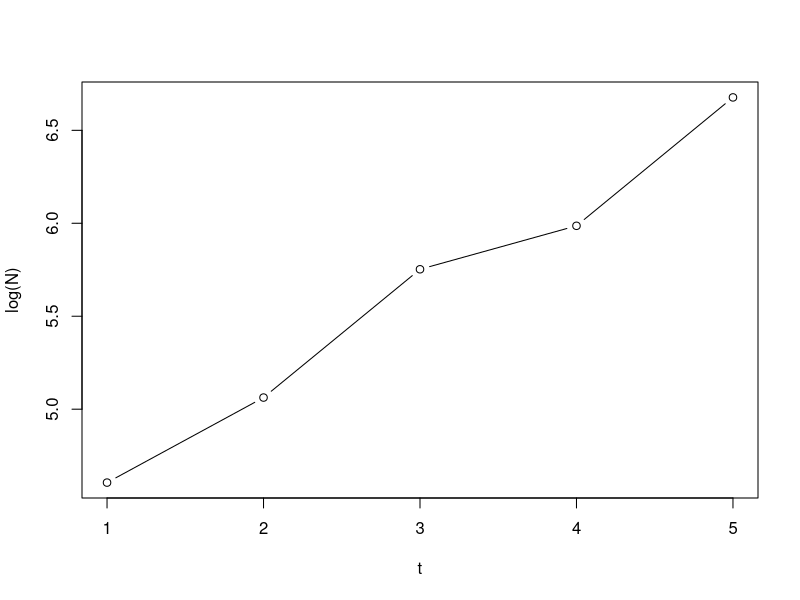
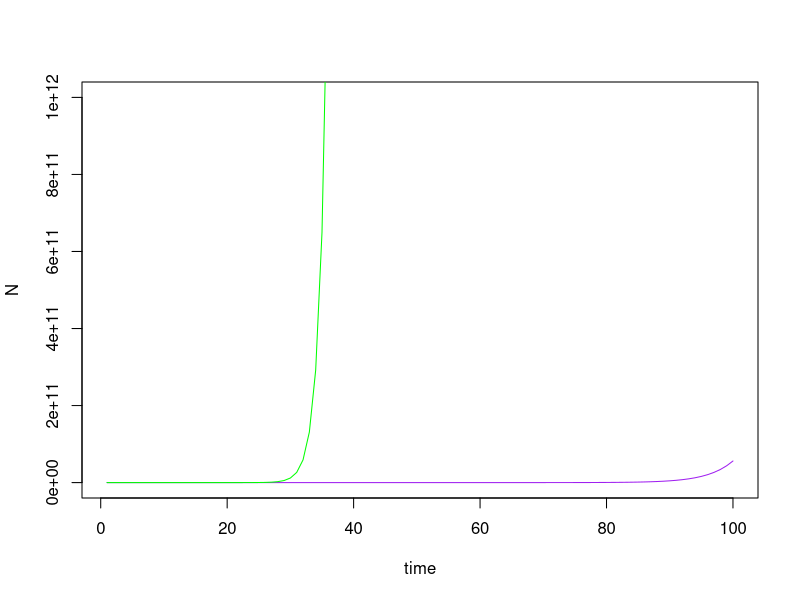

Write the R code that produced these figures, in order.
#hw1 overview
#problem 6


t<-1:5
#or
t <- c(1, 2, 3, 4, 5)
#or
t <- seq (1, 5)

t

N <- c(100, 158, 315, 398, 794)

#evaluate log ofN

log.N <- log (N)
log.N 

# 'b' is for both, adds points and lines.
plot (log(N) ~ t, type = 'b')

?lm

#use linear models to estimate slope for relationship between logN and t
lm (log.N ~ t)

#using dollar sign allows you to call back a particular vector

#so example
lm (log.N ~ t)$coefficients

#shows in cosole:
#> lm (log.N ~ t)$coefficients
#(Intercept)           t 
#    4.0964696   0.5067684 







# question 7


#first: simulate your model ( 100 time steps, r=0.25 nO = 1, and pick two more r values)

exp.growth <- function (t, y, p) {
  N <- y[1]
  with(as.list(p), {
    dN.dt <- r * N
    return(list(dN.dt))
  })
}

#assign values for functions
# p is parametrs (only 1 which is r) y0 is y intercept (pop starting point) t is time
p <- ('r' = 0.25)
y0 <- c('N' = 1)
t <- 1:100

library (deSolve)

#simulate the model
#name simualtions sim, then use funciton ode
#ode needs y(n1) times, parameters


#lsoda is for numerical integration problems

sim <- ode (y = y0, times = t, func = exp.growth, parms = p, method = 'lsoda')

#store results into a data frame

sim <- as.data.frame(sim)

#if you want to call your values: sim$time

sim$time

#create a second sim for a second value of r

p.2 <- c('r' = 0.8)

sim.2 <- ode (y = y0, times = t, func = exp.growth, parms = p.2, method = 'lsoda')

sim.2 <- as.data.frame (sim.2)

#lets plot these on the same figure!!!!!!! (y~x, data)

plot (N ~ time, data = sim, type = 'l', col = 'purple', ylim = c(1, 1e12))

#ylim command lets you set the range of your y axis, and is a vector
#to plot multilple pieces of data!!!!!!!  points doesn't make a new plot,
# it just adda more

points (N ~ time, data = sim.2, type = 'l', col = 'green')
